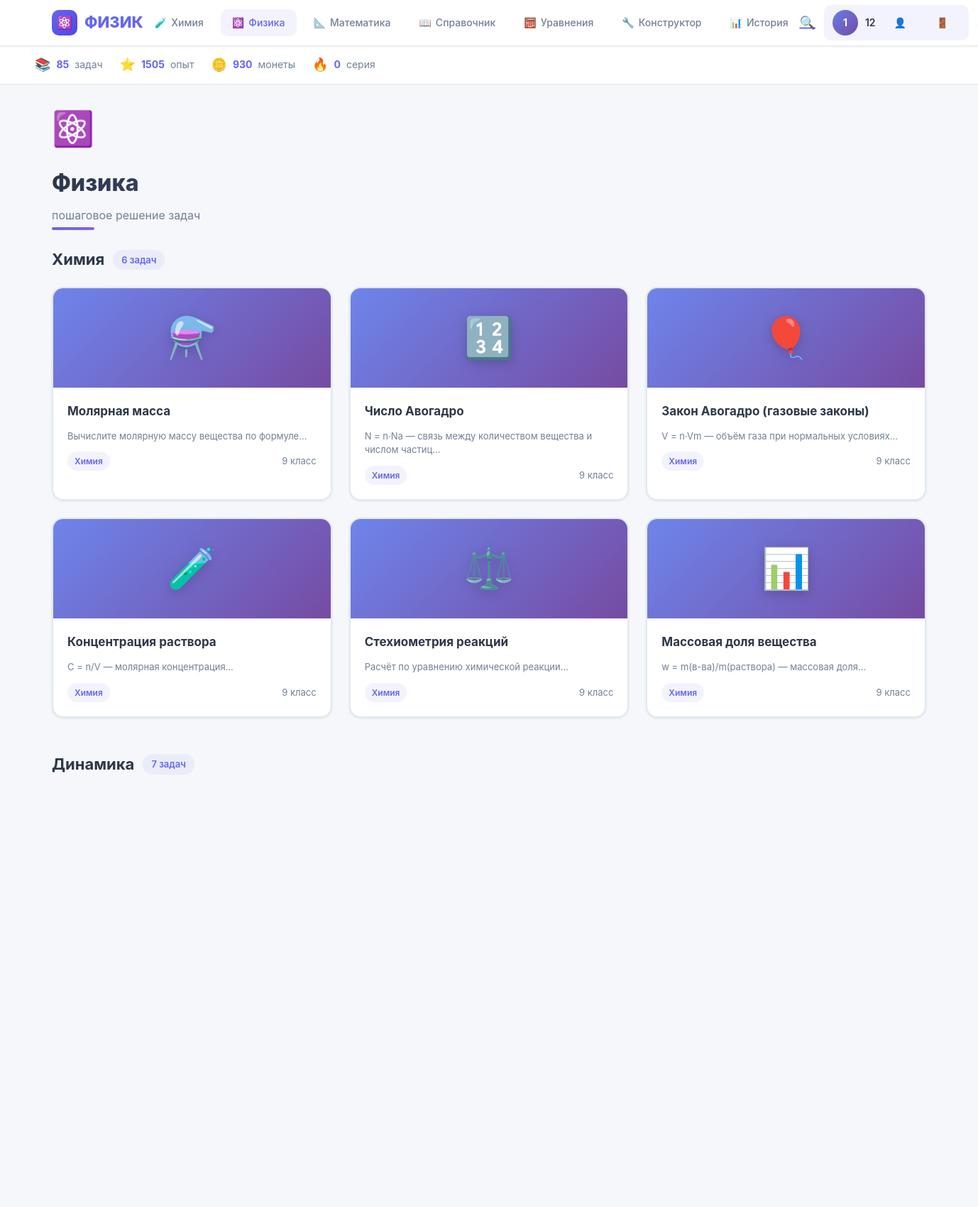
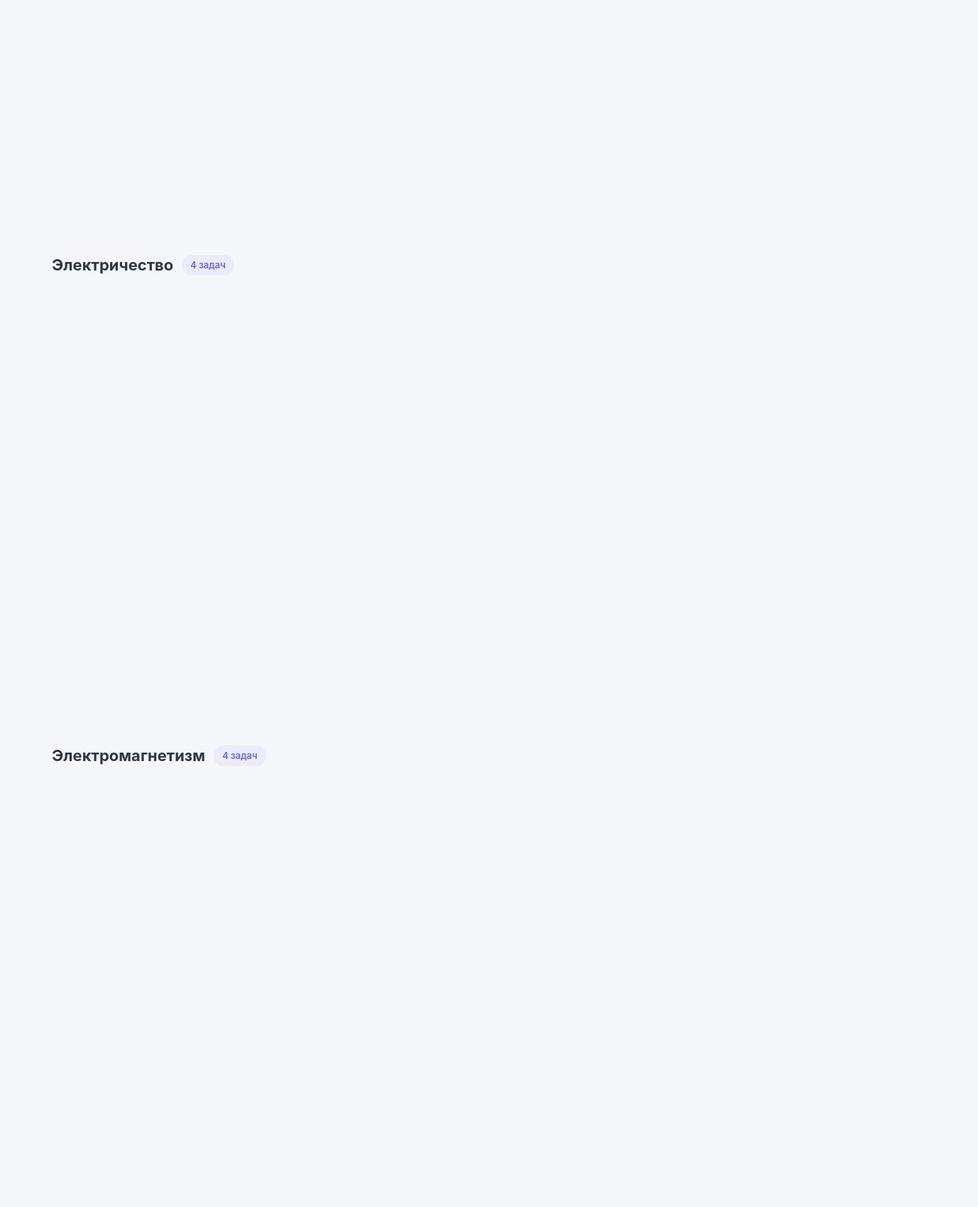
The page / (signed in, upper part) on the database its author committed (2 pictures, top to bottom).
### tables this page shows
CREATE TABLE users (
            id INTEGER PRIMARY KEY AUTOINCREMENT,
            username TEXT NOT NULL UNIQUE,
            email TEXT NOT NULL UNIQUE,
            password_hash TEXT NOT NULL,
            avatar TEXT DEFAULT 'default',
            created_at TEXT NOT NULL,
            xp INTEGER DEFAULT 0,
            coins INTEGER DEFAULT 0,
            streak INTEGER DEFAULT 0
        );

### app.py (the view)
@app.route('/')
def index():
    user = get_current_user()
    records = get_history(user['id']) if user else []
    math_categories = {'Алгебра', 'Геометрия', 'Тригонометрия', 'Анализ', 'Векторы', 'Теория вероятностей'}
    groups = group_by_category()
    physics_groups = {k: v for k, v in groups.items() if k not in math_categories}
    return render_template('index.html',
                           user=user,
                           groups=physics_groups,
                           total=len(TASKS),
                           records=records)

### app.py (called while the page is built)
def get_current_user():
    if 'user_id' in session:
        return get_user_by_id(session['user_id'])
    return None

### loader.py (called while the page is built)
def group_by_category() -> dict:
    groups = {}
    for tid, t in TASKS.items():
        cat = t.get("category", "Прочее")
        t_copy = dict(t)
        t_copy["color"] = CATEGORY_COLORS.get(cat, "linear-gradient(135deg, #667eea 0%, #764ba2 100%)")
        groups.setdefault(cat, []).append((tid, t_copy))
    return groups

### models.py (called while the page is built)
def _get_connection():
    conn = sqlite3.connect(DB_PATH)
    conn.execute("PRAGMA foreign_keys = ON")
    return conn

def get_user_by_id(user_id):
    with _get_connection() as conn:
        conn.row_factory = sqlite3.Row
        user = conn.execute("SELECT * FROM users WHERE id = ?", (user_id,)).fetchone()
        if not user:
            return None
        return {
            'id': user['id'],
            'username': user['username'],
            'email': user['email'],
            'avatar': user['avatar'],
            'xp': user['xp'],
            'coins': user['coins'],
            'streak': user['streak'],
            'created_at': user['created_at']
        }

def get_history(user_id, limit=50):
    with _get_connection() as conn:
        conn.row_factory = sqlite3.Row
        rows = conn.execute(
            "SELECT * FROM history WHERE user_id = ? ORDER BY id DESC LIMIT ?",
            (user_id, limit)
        ).fetchall()
    return [dict(r) for r in rows]

### templates/index.html (shortened to what this page needs)
{% extends 'base.html' %}
{% block content %}
<div class="page-header">
    <div class="task-icon">⚛️</div>
    <h1>Физика</h1>
    <p class="subtitle">пошаговое решение задач</p>
</div>
{% for category, items in groups.items() %}
<section class="category-section" data-category="{{ category }}">
    <div class="category-header">
        <h2>{{ category }}</h2>
        <span class="category-count">{{ items|length }} задач</span>
    </div>
    <div class="cards-grid">
        {% for tid, t in items %}
        <a href="{{ url_for('task', task_id=tid) }}" class="lesson-card">
            <div class="card-cover" style="background: {{ t.color|default('linear-gradient(135deg, #667eea 0%, #764ba2 100%)') }};">
                <span class="card-emoji">{{ t.icon }}</span>
            </div>
            <div class="card-body">
                <h3>{{ t.name }}</h3>
                <p style="font-size: 13px; color: var(--text-secondary); margin-bottom: 12px; line-height: 1.5;">{{ t.condition[:80] }}...</p>
                <div class="card-meta">
                    <span class="card-tag">{{ t.category }}</span>
                    <span class="card-unknowns">{{ t.difficulty }} класс</span>
                </div>
            </div>
        </a>
        {% endfor %}
    </div>
</section>
{% endfor %}
{% endblock %}

### templates/base.html (shortened to what this page needs)
<!doctype html>
<html lang="ru">
<head>
    <link rel="stylesheet" href="{{ url_for('static', filename='style.css') }}?v=13">
</head>
<body>
<header class="topbar">
    <div class="topbar-inner">
        <a href="{{ url_for('index') }}" class="logo">
            <span class="logo-icon">⚛️</span>
            <span class="logo-text">ФИЗИК</span>
        </a>
        <nav class="topnav">
            <a href="{{ url_for('chemistry') }}" class="topnav-item {% if request.endpoint == 'chemistry' %}active{% endif %}">
                <span class="topnav-icon">🧪</span>
                <span>Химия</span>
            </a>
            <a href="{{ url_for('index') }}" class="topnav-item {% if request.endpoint == 'index' %}active{% endif %}">
                <span class="topnav-icon">⚛️</span>
                <span>Физика</span>
            </a>
            <a href="{{ url_for('math') }}" class="topnav-item {% if request.endpoint == 'math' %}active{% endif %}">
                <span class="topnav-icon">📐</span>
                <span>Математика</span>
            </a>
            <a href="{{ url_for('reference') }}" class="topnav-item {% if request.endpoint == 'reference' %}active{% endif %}">
                <span class="topnav-icon">📖</span>
                <span>Справочник</span>
            </a>
            <a href="{{ url_for('equation') }}" class="topnav-item {% if request.endpoint == 'equation' %}active{% endif %}">
                <span class="topnav-icon">🧮</span>
                <span>Уравнения</span>
            </a>
            <a href="{{ url_for('builder') }}" class="topnav-item {% if request.endpoint == 'builder' %}active{% endif %}">
                <span class="topnav-icon">🔧</span>
                <span>Конструктор</span>
            </a>
            <a href="{{ url_for('history') }}" class="topnav-item {% if request.endpoint == 'history' %}active{% endif %}">
                <span class="topnav-icon">📊</span>
                <span>История</span>
            </a>
        </nav>
        <div class="topbar-right">
            <a href="{{ url_for('search') }}" class="search-toggle" title="Поиск">
                <span style="font-size: 18px;">🔍</span>
            </a>
            {% if user %}
            <div class="user-badge">
                <div class="user-avatar">{{ user.username[0]|upper }}</div>
                <span class="user-name">{{ user.username }}</span>
                <a href="{{ url_for('profile') }}" class="topnav-item" title="Профиль">👤</a>
                <a href="{{ url_for('logout') }}" class="topnav-item" title="Выйти">🚪</a>
            </div>
            {% else %}
            <a href="{{ url_for('login') }}" class="btn" style="padding: 8px 16px; font-size: 13px;">Войти</a>
            {% endif %}
        </div>
    </div>
</header>
<div class="stats-bar">
    <div class="stats-inner">
        <div class="stat-item">
            <span class="stat-icon">📚</span>
            <span class="stat-value">{{ total }}</span>
            <span class="stat-label">задач</span>
        </div>
        {% if user %}
        <div class="stat-item">
            <span class="stat-icon">⭐</span>
            <span class="stat-value">{{ user.xp or 0 }}</span>
            <span class="stat-label">опыт</span>
        </div>
        <div class="stat-item">
            <span class="stat-icon">🪙</span>
            <span class="stat-value">{{ user.coins or 0 }}</span>
            <span class="stat-label">монеты</span>
        </div>
        <div class="stat-item">
            <span class="stat-icon">🔥</span>
            <span class="stat-value">{{ user.streak or 0 }}</span>
            <span class="stat-label">серия</span>
        </div>
        {% else %}
        <div class="stat-item">
            <span class="stat-icon">🏆</span>
            <span class="stat-value">{{ records|length if records else 0 }}</span>
            <span class="stat-label">решено</span>
        </div>
        {% endif %}
    </div>
</div>
<main>
    {% block content %}{% endblock %}
</main>
</body>
</html>

### rows shown on the page
users: username "1", username "12", xp "1505", coins "930", streak "0"

### other values the page prints
{{ total }} "85"
{{ category }} "Химия" "Динамика" "Электричество" "Электромагнетизм"
{{ items|length }} "6" "7" "4" "4"
{{ t.icon }} "⚗️" "🔢" "🎈" "🧪" "⚖️" "📊"
{{ t.name }} "Молярная масса" "Число Авогадро" "Закон Авогадро (газовые законы)" "Концентрация раствора" "Стехиометрия реакций" "Массовая доля вещества"
{{ t.condition[:80] }} "Вычислите молярную массу вещества по формуле" "N = n·Na — связь между количеством вещества и числом частиц" "V = n·Vm — объём газа при нормальных условиях" "C = n/V — молярная концентрация" "Расчёт по уравнению химической реакции" "w = m(в-ва)/m(раствора) — массовая доля"
{{ t.category }} "Химия" "Химия" "Химия" "Химия" "Химия" "Химия"
{{ t.difficulty }} "9" "9" "9" "9" "9" "9"
